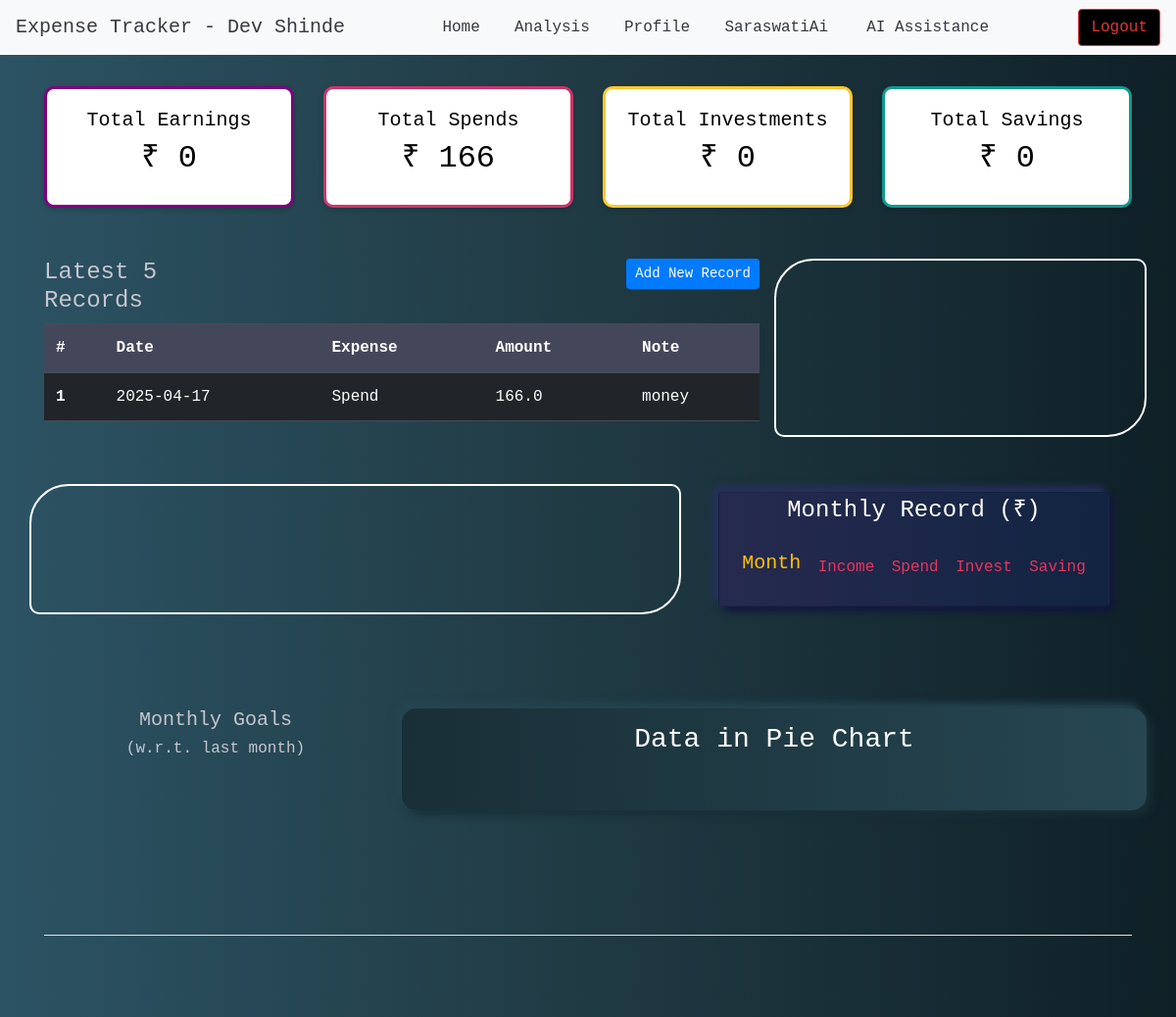
/home (signed in), run on the app's committed database.
### tables this page shows
CREATE TABLE user_login (
        user_id INTEGER PRIMARY KEY,
        username TEXT NOT NULL,
        email TEXT NOT NULL UNIQUE,
        password TEXT NOT NULL
    );

CREATE TABLE user_expense (
        id INTEGER PRIMARY KEY AUTOINCREMENT,
        user_id INTEGER NOT NULL,
        pdate TEXT NOT NULL,
        expense TEXT NOT NULL,
        amount REAL NOT NULL,
        pdescription TEXT,
        FOREIGN KEY (user_id) REFERENCES user_login(user_id)
    );

### main.py (the view)
@app.route('/home')
def home():
    if 'user_id' in session:  # if user is logged-in
        query = """select * from user_login where user_id = {} """.format(session['user_id'])
        userdata = support.execute_query("search", query)
        table_query = """select * from user_expense where user_id = {} order by pdate desc""".format(
            session['user_id'])
        table_data = support.execute_query("search", table_query)
        df = pd.DataFrame(table_data, columns=['#', 'User_Id', 'Date', 'Expense', 'Amount', 'Note'])
        df = support.generate_df(df)
        try:
            earning, spend, invest, saving = support.top_tiles(df)
        except:
            earning, spend, invest, saving = 0, 0, 0, 0
        try:
            bar, pie, line, stack_bar = support.generate_Graph(df)
        except:
            bar, pie, line, stack_bar = None, None, None, None
        try:
            monthly_data = support.get_monthly_data(df, res=None)
        except:
            monthly_data = []
        try:
            card_data = support.sort_summary(df)
        except:
            card_data = []
        try:
            goals = support.expense_goal(df)
        except:
            goals = []
        try:
            size = 240
            pie1 = support.makePieChart(df, 'Earning', 'Month_name', size=size)
            pie2 = support.makePieChart(df, 'Spend', 'Day_name', size=size)
            pie3 = support.makePieChart(df, 'Investment', 'Year', size=size)
            pie4 = support.makePieChart(df, 'Saving', 'Note', size=size)
            pie5 = support.makePieChart(df, 'Saving', 'Day_name', size=size)
            pie6 = support.makePieChart(df, 'Investment', 'Note', size=size)
        except:
            pie1, pie2, pie3, pie4, pie5, pie6 = None, None, None, None, None, None
        return render_template('home.html',
                               user_name=userdata[0][1],
                               df_size=df.shape[0],
                               df=jsonify(df.to_json()),
                               earning=earning,
                               spend=spend,
                               invest=invest,
                               saving=saving,
                               monthly_data=monthly_data,
                               card_data=card_data,
                               goals=goals,
                               table_data=table_data[:4],
                               bar=bar,
                               line=line,
                               stack_bar=stack_bar,
                               pie1=pie1,
                               pie2=pie2,
                               pie3=pie3,
                               pie4=pie4,
                               pie5=pie5,
                               pie6=pie6,
                               )
    else:  # if not logged-in
        return redirect('/')

### support.py (called while the page is built, shortened)
def connect_db():
    conn = sqlite3.connect("expense.db")
    cur = conn.cursor()
    cur.execute(
        '''CREATE TABLE IF NOT EXISTS user_login (user_id INTEGER PRIMARY KEY AUTOINCREMENT, username VARCHAR(30) NOT NULL,
        email VARCHAR(30) NOT NULL UNIQUE, password VARCHAR(20) NOT NULL)''')
    cur.execute(
        '''CREATE TABLE IF NOT EXISTS user_expense (id INTEGER PRIMARY KEY AUTOINCREMENT, user_id INTEGER NOT NULL, pdate DATE NOT
        NULL, expense VARCHAR(10) NOT NULL, amount INTEGER NOT NULL, pdescription VARCHAR(50), FOREIGN KEY (user_id)
        REFERENCES user_login(user_id))''')
    conn.commit()
    return conn, cur

def execute_query(operation=None, query=None):
    connection, cursor = connect_db()
    if operation == 'search':
        cursor.execute(query)
        data = cursor.fetchall()
        cursor.close()
        return data
    elif operation == 'insert':
        cursor.execute(query)
        connection.commit()
        cursor.close()
        connection.close()
        return None

def generate_df(df):
    df = df
    df['Date'] = pd.to_datetime(df['Date'])
    df['Year'] = df['Date'].dt.year
    df['Month_name'] = df['Date'].dt.month_name()
    df['Month'] = df['Date'].dt.month
    df['Day_name'] = df['Date'].dt.day_name()
    df['Day'] = df['Date'].dt.day
    df['Week'] = df['Date'].dt.isocalendar().week
    return df

def num2MB(num):
    if num < 1000:
        return int(num)

def top_tiles(df=None):
    if df is not None:
        tiles_data = df[['Expense', 'Amount']].groupby('Expense').sum()
        tiles = {'Earning': 0, 'Investment': 0, 'Saving': 0, 'Spend': 0}
        for i in list(tiles_data.index):
            try:
                tiles[i] = num2MB(tiles_data.loc[i][0])
            except:
                pass
        return tiles['Earning'], tiles['Spend'], tiles['Investment'], tiles['Saving']
    return

def expense_goal(df):
    goal_ls = []
    for expense in list(df['Expense'].unique()):
        dic = {'type': expense}
        a = get_monthly_data(df, res='int')
        x = []
        for i in a[:2]:
            x.append(i[expense])
        first, second = x[0], x[1]
        diff = int(first) - int(second)
        percent = round((diff / second) * 100, 1)
        if percent > 0:
            dic['status'] = 'increased'
        else:
            dic['status'] = 'decreased'
        dic['percent'] = abs(percent)
        dic['value'] = "₹" + num2MB(x[0])
        goal_ls.append(dic)
    return goal_ls

### templates/home.html (shortened to what this page needs)
<!DOCTYPE html>
<html lang="en">
<head>
    <link rel="stylesheet" type="text/css" href="{{ url_for('static',filename='css/style.css') }}">
    <link href="/docs/5.1/dist/css/bootstrap.min.css" rel="stylesheet">
    <link rel="stylesheet" href="https://cdn.jsdelivr.net/npm/bootstrap@4.3.1/dist/css/bootstrap.min.css">
</head>
<body class="page-bg">
    <nav class="navbar navbar-expand-md bg-light">
        <a class="navbar-brand text-dark" href="/">Expense Tracker - {{ user_name }}</a>
        <div class="collapse navbar-collapse" id="mainNavbar">
            <ul class="navbar-nav mx-auto mb-2 mb-md-0 d-flex align-items-center" style="gap: 1.2rem;">
                <li class="nav-item">
                    <a class="nav-link text-dark" href="/home">Home</a>
                </li>
                <li class="nav-item">
                    <a class="nav-link text-dark" href="/analysis">Analysis</a>
                </li>
                <li class="nav-item">
                    <a class="nav-link text-dark" href="/profile">Profile</a>
                </li>
                <li class="nav-item">
                    <a class="nav-link d-flex align-items-center {% if request.endpoint == 'chat' %}active text-primary fw-bold{% else %}text-dark{% endif %}" href="/chat">
                        <span class="me-1">SaraswatiAi</span>
                    </a>
                </li>
                <li class="nav-item">
                    <a class="nav-link text-dark" href="/ai_assistance">AI Assistance</a>
                </li>
            </ul>
            <ul class="navbar-nav d-flex align-items-center">
                <li class="nav-item">
                    <a class="btn btn-outline-danger ms-2" style="background-color: black; color: rgb(226, 53, 53);" href="/logout">Logout</a>
                </li>
            </ul>
        </div>
    </nav>
     <div class="container ">
         <div class="row my-2 ">
             <div class="col-md-3">
                 <div class="card my-1" style="background-color: white; border: 3px solid #800080; border-radius: 10px; color: black;">
                     <div class="card-body ">
                         <h5 class="text-center text-black">Total Earnings</h5>
                         <h2 class="text-center text-black">₹ {{ earning }}</h2>
                     </div>
                 </div>
             </div>
             <div class="col-md-3">
                 <div class="card my-1" style="background-color: white; border: 3px solid #CB356B; border-radius: 10px; color: black;">
                     <div class="card-body ">
                         <h5 class="text-center text-black">Total Spends</h5>
                         <h2 class="text-center text-black">₹ {{ spend }}</h2>
                     </div>
                 </div>
             </div>
             <div class="col-md-3">
                 <div class="card my-1" style="background-color: white; border: 3px solid #FDC830; border-radius: 10px; color: black;">
                     <div class="card-body ">
                         <h5 class="text-center text-black">Total Investments</h5>
                         <h2 class="text-center text-black">₹ {{ invest }}</h2>
                     </div>
                 </div>
             </div>
             <div class="col-md-3">
                 <div class="card  my-1" style="background-color: white; border: 3px solid #11998e; border-radius: 10px; color: black;">
                     <div class="card-body ">
                         <h5 class="text-center text-black">Total Savings</h5>
                         <h2 class="text-center text-black">₹ {{ saving }}</h2>
                     </div>
                 </div>
             </div>
         </div>
         <br>
         <div  class="row mt-3">
             <div class="col-md-8">
                 <div class="row">
                     <div class="col-md-4">
                         <h4>Latest 5 Records</h4>
                     </div>
                     <div class="col-md-8 text-right">
                        <button type="button" data-toggle="modal" data-target="#add_record" class="btn btn-primary btn-sm">Add New Record</button>
                     </div>
                 </div>
                 <div class="row">
                     <div class="col-md-12">
                         <table class="table table-dark">
                          <thead>
                            <tr>
                              <th scope="col">#</th>
                              <th scope="col">Date</th>
                              <th scope="col">Expense</th>
                              <th scope="col">Amount</th>
                              <th scope="col">Note</th>
                            </tr>
                          </thead>
                          <tbody>
                          {% for row in table_data %}
                            <tr>
                              <th scope="row">{{ loop.index }}</th>
                              <td>{{ row[2] }}</td>
                              <td>{{ row[3] }}</td>
                              <td>{{ row[4] }}</td>
                              <td>{{ row[5] }}</td>
                            </tr>
                          {% endfor %}
                          </tbody>
                         </table>
                     </div>
                 </div>
             </div>
             {% if df_size==0 %}
         <div>
             <h3>No records found, seems you are a new user</h3>
         </div>
         {% else %}
             <div class="col-md-4 chart_border">
             </div>
         </div>
         <br>
         <br>
         <div class="row ">
             <div class="col-md-7 chart_border">
             </div>
              <div class="col-md-5">
                  <div class="row m-1">
                      <div class="col-sm-12">
                          <div class="card card-body m-1 p-1 panel list">
                              <h4 align="center">Monthly Record (₹)</h4>
                              <li>
                                  <h5 class="text-warning">Month</h5>
                                  <span>Income</span>
                                  <span>Spend</span>
                                  <span>Invest</span>
                                  <span>Saving</span>
                              </li>
                          </div>
                      </div>
                  </div>
              </div>
         </div>
         <br>
         <br>
         <br>
         <br>
         <div class="row">
             <div class="col-md-4">
                 <div class="goals">
                     <h5>Monthly Goals <h6>(w.r.t. last month)</h6></h5>
                 </div>
             </div>
             <div class="col-md-8 goal-panel">
                 <div class="row justify-content-center">
                     <h3 class="text-center text-white align-center">Data in Pie Chart</h3>
                 </div>
             </div>
         </div>
         {% endif %}
         <br>
         <br>
     </div>
     <div class="container">
      <footer class="d-flex flex-wrap justify-content-between align-items-center py-3 my-4 border-top">
        <div class="col-md-4 d-flex align-items-center">
          <a href="/" class="mb-3 me-2 mb-md-0 text-muted text-decoration-none lh-1">
            <svg class="bi" width="30" height="24"><use xlink:href="#bootstrap"/></svg>
          </a>
        </div>
      </footer>
    </div>
    </body>
</html>

### static/css/style.css (style rules this page uses)
body.page-bg { font-family: 'Roboto Mono', monospace; background-color: #1E1E28; color: #C6C6D1; line-height: 1.5; }
.container { max-width: 1200px; padding: 20px; }
.card, .panel { background-color: #282A36; border: none; border-radius: 8px; box-shadow: 0 2px 5px rgba(0, 0, 0, 0.2); margin-bottom: 20px; }
.card-body, .panel-body { padding: 20px; }
.table { color: #C6C6D1; }
.table thead th { background-color: #44475A; border-bottom: 1px solid #6272A4; }
.table tbody td { border-top: 1px solid #44475A; }
.btn-primary { background-color: #50FA7B; border: none; color: #282A36; border-radius: 5px; padding: 8px 15px; transition: background-color 0.3s ease; }
.chart_border { border: 1px solid #44475A; border-radius: 8px; }
.goal-panel { background-color: #44475A; border-radius: 8px; padding: 15px; margin-bottom: 15px; }
.page-bg { background: #0F2027; background: -webkit-linear-gradient(to right, #2C5364, #203A43, #0F2027); background: linear-gradient(to right, #2C5364, #203A43, #0F2027); }
* { margin: 0; padding: 0; scroll-behavior: smooth; box-sizing: border-box; }
body { overflow-x: hidden; font-family: "Poppins", sans-serif; font-size: 16px; }
ul { list-style: none; }
.chart_border { border: 2px solid white; border-radius: 40px 10px; }
.panel { background: linear-gradient( 90deg, #262a4f, #122442 ); box-shadow: -5px -5px 8px #293063, 5px 5px 8px #11163c; border-radius: 15px; overflow: hidden; }
.list li { display: flex; justify-content: space-between; align-items: center; padding: 1.2em; }
.list span { color: #ea335d; }
.list h4, h6 { color: #ffffff; }
.goals, .goal, .goal-title { display: flex; justify-content: space-between; align-items: center; }
.goals { flex-direction: column; }
.goal-panel { color:#ffff; background: linear-gradient( 90deg, #192f37, #264652 ); box-shadow: -5px -5px 8px #264652, 5px 5px 8px #192f37; border-radius: 15px; overflow: hidden; }

### data on the page
user_login: username "Dev Shinde"
user_expense: pdate "2025-04-17", expense "Spend", amount "166.0", pdescription "money"

### other printed values
{{ earning }} "0"
{{ spend }} "166"
{{ invest }} "0"
{{ saving }} "0"
